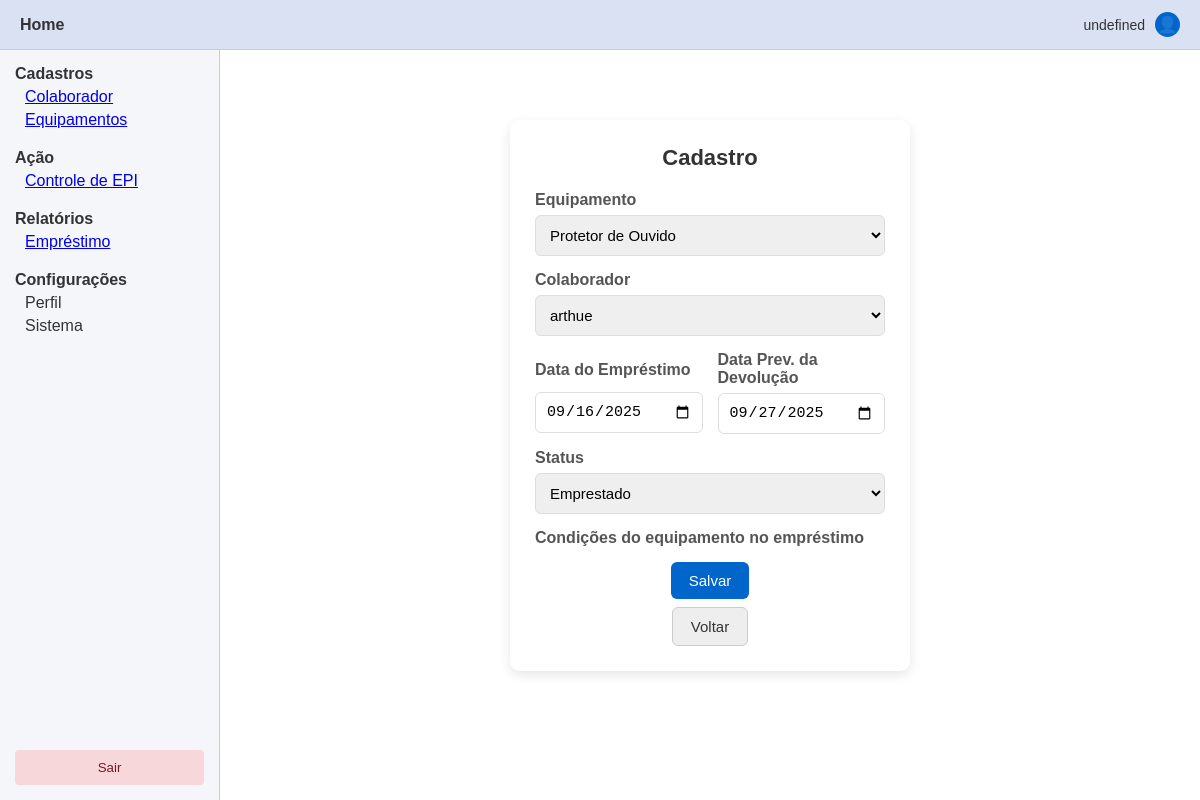
The app's page /emprestimos/1/editar/ with its own data.
### epi/models.py (models this page shows, shortened)
class Emprestimo(models.Model):
    STATUS_CHOICES = [
        ("Emprestado", "Emprestado"),
        ("Em uso", "Em uso"),
        ("Fornecido", "Fornecido"),
        ("Devolvido", "Devolvido"),
        ("Danificado", "Danificado"),
        ("Perdido", "Perdido"),
    ]
    colaborador = models.ForeignKey(Colaborador, on_delete=models.CASCADE)
    equipamento = models.ForeignKey(Equipamento, on_delete=models.CASCADE)
    data_entrega = models.DateField()
    data_prevista_devolucao = models.DateField()
    data_devolucao = models.DateField(blank=True, null=True)
    status = models.CharField(max_length=20, choices=STATUS_CHOICES)
    observacao_devolucao = models.TextField(blank=True, null=True)

### epi/views.py (the view)
# urls.py: path('emprestimos/<int:id>/editar/', views.editar_emprestimo, name='editar_emprestimo'),
def editar_emprestimo(request, id):
    emprestimo = get_object_or_404(Emprestimo, id=id)
    if request.method == 'POST':
        form = EmprestimoForm(request.POST, instance=emprestimo)
        if form.is_valid():
            form.save()
            return redirect('emprestimos_list')
    else:
        form = EmprestimoForm(instance=emprestimo)
    return render(request, 'emprestimos_form.html', {'form': form})

### epi/forms.py (shortened to what this page needs)
class EmprestimoForm(forms.ModelForm):
    class Meta:
        model = Emprestimo
        fields = ['colaborador', 'equipamento', 'data_entrega',
                  'data_prevista_devolucao', 'data_devolucao', 'status', 'observacao_devolucao']
        widgets = {
            'data_entrega': forms.DateInput(attrs={'type': 'date'}),
            'data_prevista_devolucao': forms.DateInput(attrs={'type': 'date'}),
            'data_devolucao': forms.DateInput(attrs={'type': 'date'}),
        }
    def __init__(self, *args, **kwargs):
        super().__init__(*args, **kwargs)
        self.fields['equipamento'].queryset = Equipamento.objects.all()
        self.fields['colaborador'].queryset = Colaborador.objects.all()
        if 'instance' not in kwargs:
            self.fields['data_devolucao'].required = False
            self.fields['observacao_devolucao'].required = False

### epi/models.py (called while the page is built)
    def __str__(self):
        return self.nome

    def __str__(self):
        return self.nome

### epi/templates/emprestimos_form.html (shortened to what this page needs)
{% extends 'base.html' %}
{% load static %}
{% block content %}
<div class="form-container">
    <h2>Cadastro</h2>
    <form method="post">
        <div class="form-group">
            <label for="{{ form.equipamento.id_for_label }}">Equipamento</label>
            {{ form.equipamento }}
        </div>
        <div class="form-group">
            <label for="{{ form.colaborador.id_for_label }}">Colaborador</label>
            {{ form.colaborador }}
        </div>
        <div class="form-row">
            <div class="form-group">
                <label for="{{ form.data_entrega.id_for_label }}" style="margin-bottom: 13px; margin-top: 10px;">Data do Empréstimo</label>
                {{ form.data_entrega }}
            </div>
            <div class="form-group">
                <label for="{{ form.data_prevista_devolucao.id_for_label }}">Data Prev. da Devolução</label>
                {{ form.data_prevista_devolucao }}
            </div>
        </div>
        <div class="form-group">
            <label for="{{ form.status.id_for_label }}">Status</label>
            {{ form.status }}
        </div>
        <div class="form-group">
            <label for="{{ form.condicoes.id_for_label }}">Condições do equipamento no empréstimo</label>
        </div>
        <button type="submit" class="btn-primary">Salvar</button>
    </form>
    <a href="{% url 'emprestimos_list' %}" class="btn-secondary">Voltar</a>
</div>
{% endblock %}

### epi/static/epi/base.css (style rules this page uses)
:root { --cor-principal: #0066cc; --cor-principal-hover: #004d99; --cor-sucesso: #28a745; --cor-sucesso-hover: #1e7e34; --cor-aviso: #ffc107; --cor-aviso-hover: #e0a800; --cor-erro: #dc3545; --cor-erro-hover: #b02a37; --cor-texto-principal: #333; --cor-fundo-claro: #f4f6fa; --cor-fundo-tabela: #fafafa; --cor-header: #d9e1f2; --borda-padrao: #ccc; }
* { margin: 0; padding: 0; box-sizing: border-box; }
body, html { height: 100%; font-family: Arial, sans-serif; color: var(--cor-texto-principal); }
.form-container { max-width: 400px; margin: 40px auto; padding: 25px; background: #fff; border-radius: 10px; box-shadow: 0 4px 12px rgba(0,0,0,0.1); text-align: center; }
.form-container h2 { margin-bottom: 20px; font-size: 22px; }
.form-container label { display: block; margin-bottom: 6px; font-weight: 600; color: #555; }
.form-group { margin-bottom: 15px; text-align: left; }
.form-container input, .form-container select, .form-container textarea { width: 100%; padding: 10px; border: 1px solid #ddd; border-radius: 6px; font-size: 15px; transition: 0.2s; }
.form-row { display: flex; gap: 15px; }
.form-row .form-group { flex: 1; }
.btn-primary, .btn-secondary, .btn-create, .btn-edit, .btn-delete { display: inline-block; padding: 10px 18px; border-radius: 6px; font-size: 15px; text-decoration: none; cursor: pointer; transition: 0.3s ease; text-align: center; }
.btn-primary { background: var(--cor-principal); color: white; border: none; }
.btn-secondary { background: #eee; color: var(--cor-texto-principal); border: 1px solid var(--borda-padrao); margin-top: 8px; }

### records on screen
Emprestimo: equipamento "Protetor de Ouvido", colaborador "arthue", data_entrega "09/16/2025", data_prevista_devolucao "09/27/2025", status "Emprestado"
